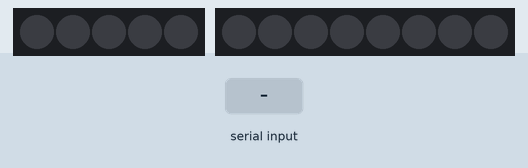
Simulated run of this sketch. Board: Arduino Uno, built with avr-gcc and run on an emulated ATmega328P. Parts: 5 RGB LEDs in strip order, left to right, 8 RGB LEDs in strip order, left to right. The test bench sets the inputs (shaded band).

Above: at 1.2 s.
1.3 s: "collisiongreen" received over Serial
At 2.5 s:
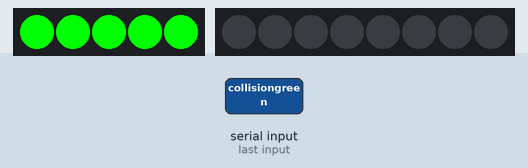
3.2 s: "collisionwhite" received over Serial
At 3.76 s:
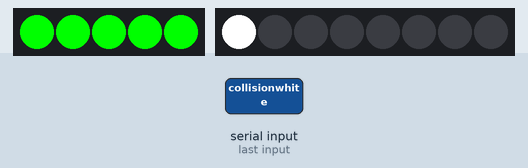
6.2 s: "endfade" received over Serial
At 7.26 s:
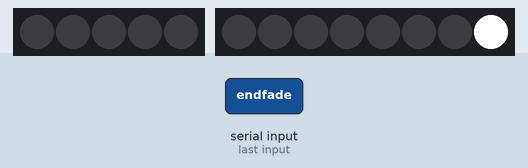
9.2 s: "collisionred" received over Serial
At 10.4 s:
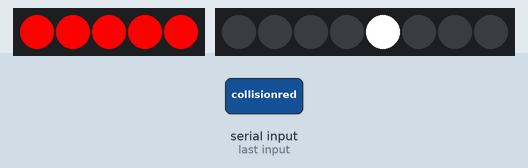
11.0 s: "collisionblue" received over Serial
At 11.9 s:
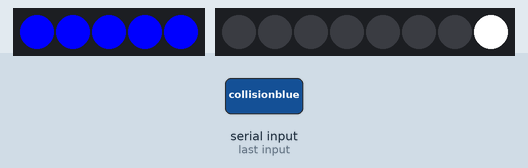
12.8 s: "collisiongreen" received over Serial
At 12.99 s:
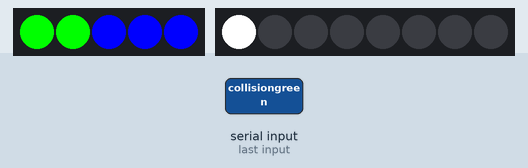
Timing chart, 0 to 15.6 s (numbered marks = the images above; inputs shaded):
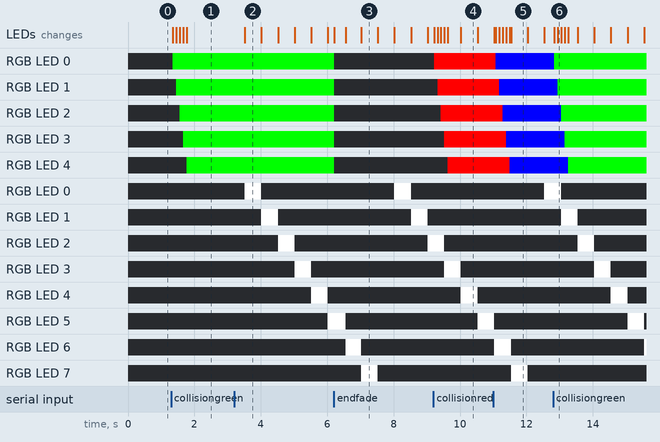

The sketch:

unrealColourChangeCode.ino
```cpp
#include <Adafruit_NeoPixel.h>
#ifdef __AVR__
 #include <avr/power.h> // Required for 16 MHz Adafruit Trinket
#endif


// Which pin on the Arduino is connected to the Neostrip?
#define LED_PIN  3 // On Trinket or Gemma, suggest changing this to 1
#define LED_PIN2 6

// How many Neostrip are attached to the Arduino?
#define LED_COUNT 5 // Popular NeoPixel ring size
#define LED_COUNT2 8

Adafruit_NeoPixel strip(LED_COUNT, LED_PIN, NEO_GRB + NEO_KHZ800);
Adafruit_NeoPixel strip2(LED_COUNT2, LED_PIN2, NEO_GRB + NEO_KHZ800);
//Adafruit_NeoPixel strip(NUMstrip, PIN, NEO_GRB + NEO_KHZ800);

#define DELAYVAL 500 // Time (in milliseconds) to pause between strip


boolean green;
boolean red;
boolean blue;
boolean white;

int RGBStrip = 0;
int whiteStrip = 0;
int RGBCount = 5;
int whiteCount = 8;
int offStrip = -1;

unsigned long previousMillis = 0;        // will store last time LED was updated
const long interval = 100;   //Delaytime

unsigned long previousWhiteMillis = 0;        // will store last time LED was updated
const long whiteInterval = 500;   //Delaytime


void setup() {
  strip.begin(); // INITIALIZE NeoPixel strip object (REQUIRED)
  strip2.begin(); // INITIALIZE NeoPixel strip object (REQUIRED)
  strip.clear(); // Set all pixel colors to 'off'
  strip2.clear(); // Set all pixel colors to 'off'
  Serial.begin(19200);
  Serial.setTimeout(6);
}

void loop() {

  if (!Serial.available()){

  String str = Serial.readString();


  if(str == "collisiongreen"){

            green = true;
            RGBStrip = 0;

  }else if(str == "collisionred"){

            red = true;
            RGBStrip = 0;

  }else if(str == "collisionblue"){

            blue = true;
            RGBStrip = 0;

  }else if(str == "collisionwhite"){

            white = true;
            whiteStrip = 0;

  }else if(str == "endfade"){

       green = false;
       red = false;
       blue = false;

    for(int i=0; i<LED_COUNT; i++) { // For each pixel...

      strip.setPixelColor(i, strip.Color(0, 0, 0));

      strip.show();   // Send the updated pixel colors to the hardware.

    }


  }else if(str == "end"){

       green = false;
       red = false;
       blue = false;

    for(int i=0; i<LED_COUNT2; i++) { // For each pixel...

      strip2.setPixelColor(i, strip2.Color(0, 0, 0));

      strip2.show();   // Send the updated pixel colors to the hardware.

    }
    offStrip=-1;
    whiteStrip=0;

  }else if(str == "endplay"){

       green = false;
       red = false;
       blue = false;

    for(int i=0; i<LED_COUNT; i++) { // For each pixel...

      strip.setPixelColor(i, strip.Color(0, 0, 0));

      strip.show();   // Send the updated pixel colors to the hardware.

    } for(int i=0; i<LED_COUNT2; i++) { // For each pixel...

      strip2.setPixelColor(i, strip2.Color(0, 0, 0));

      strip2.show();   // Send the updated pixel colors to the hardware.

      }
      offStrip=-1;
      whiteStrip=0;

     }

}

setLights();
setWhiteLights();

}

void setLights () {

  unsigned long currentMillis = millis();

  if (currentMillis - previousMillis >= interval) {
    // save the last time you blinked the LED
    previousMillis = currentMillis;

    if(green == true){

      if(RGBStrip <= RGBCount){

      strip.setPixelColor(RGBStrip, strip.Color(0, 255, 0));
      strip.show();
      RGBStrip++;
      }

    }else if(blue == true){

      if(RGBStrip <= RGBCount){

      strip.setPixelColor(RGBStrip, strip.Color(0, 0, 255));
      strip.show();
      RGBStrip++;
      }

    }else if(red == true){

      if(RGBStrip <= RGBCount){

      strip.setPixelColor(RGBStrip, strip.Color(255, 0, 0));
      strip.show();
      RGBStrip++;
      }

    }


  }

    //strip2.setPixelColor(i, strip2.Color(0, 0, 0));

   // strip2.show();

   // strip.setPixelColor(i, strip.Color(0, 0, 0));

   // strip.show();


}

void setWhiteLights () {

  unsigned long currentWhiteMillis = millis();

  if (currentWhiteMillis - previousWhiteMillis >= whiteInterval) {
    // save the last time you blinked the LED
    previousWhiteMillis = currentWhiteMillis;

      if(white == true){

        if(whiteStrip <= whiteCount){

          strip2.setPixelColor(whiteStrip, strip2.Color(255, 255, 255));
          strip2.show();
          whiteStrip++;


      }
      if (offStrip <= whiteCount) {
        strip2.setPixelColor(offStrip, strip2.Color(0, 0, 0));
        strip2.show();
        offStrip++;
      }

      if (whiteStrip >= whiteCount && offStrip >= whiteCount){
        offStrip=-1;
        whiteStrip=0;

        }

    }

  }

}
```

Measured:
- after the input at 1.3 s, RGB LED 0: off → RGB(0, 255, 0) after 0.05 s; RGB LED 1: off → RGB(0, 255, 0) after 0.15 s; RGB LED 2: off → RGB(0, 255, 0) after 0.25 s; RGB LED 3: off → RGB(0, 255, 0) after 0.36 s; RGB LED 4: off → RGB(0, 255, 0) after 0.46 s; the LEDs: first change after 0.05 s (image 1 shows a later state)
- after the input at 3.2 s, RGB LED 0: off → RGB(255, 255, 255) after 0.31 s, → off 0.50 s later; RGB LED 1: off → RGB(255, 255, 255) after 0.81 s, → off 0.51 s later
- after the input at 6.2 s, the LEDs: first change at once (image 3 shows a later state)
- after the input at 9.2 s, the LEDs: first change at once (image 4 shows a later state)
- after the input at 11.0 s, the LEDs: first differ from a run without the input after 0.08 s (image 5 shows a later state)
- after the input at 12.8 s, the LEDs: first change at once (image 6 shows a later state)
- what the display in image 2 shows lasts 0.5 s, from 3.5 s to 4.0 s
